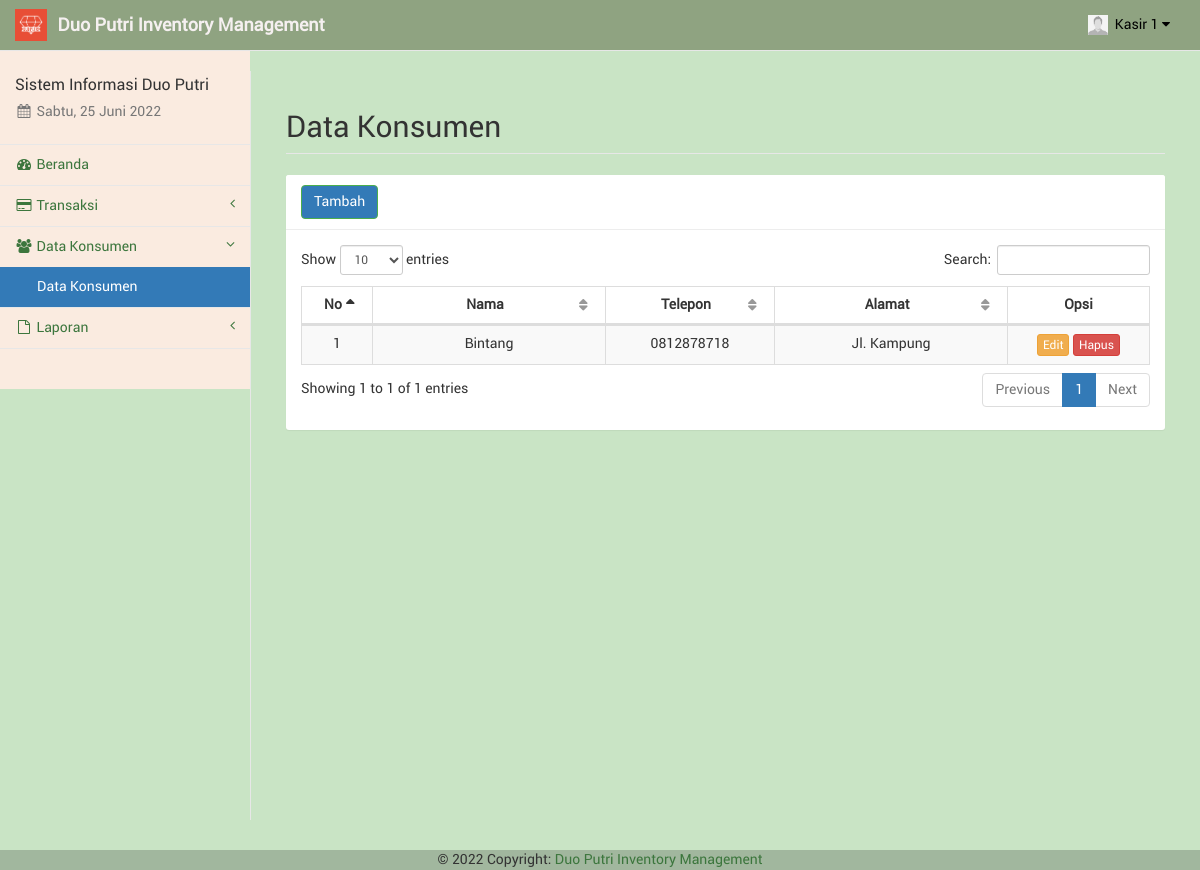
Page /kasir/konsumen.php (signed in) on the committed database.
### tables this page shows
CREATE TABLE `kasir` (
  `id_kasir` int(11) NOT NULL,
  `nama_kasir` varchar(50) NOT NULL,
  `telp_kasir` varchar(20) NOT NULL,
  `user_kasir` varchar(50) NOT NULL,
  `pass_kasir` varchar(100) NOT NULL,
  `foto_kasir` text NOT NULL,
  `id_adm` int(11) NOT NULL
);

CREATE TABLE `konsumen` (
  `id_kon` int(11) NOT NULL,
  `nama_kon` varchar(50) NOT NULL,
  `telp_kon` varchar(20) NOT NULL,
  `alamat_kon` text NOT NULL
);

### kasir/sess_check.php (called while the page is built, shortened)
<?php
	$chk_sess = $_SESSION['kasir'];
	include("dist/config/koneksi.php");
	$sql_sess = "SELECT * FROM kasir WHERE id_kasir='". $chk_sess ."'";
	$ress_sess = mysqli_query($conn, $sql_sess);
	$row_sess = mysqli_fetch_array($ress_sess);
	$sess_kasirname = $row_sess['nama_kasir'];
	$sess_kasirfoto = $row_sess['foto_kasir'];
?>

### kasir/konsumen.php (the view, shortened to what this page needs)
<?php
include("sess_check.php");
$pagedesc = "Data Konsumen";
include("layout_top.php");
?>
<div id="page-wrapper" style="background-color: #C9E4C5;">
	<div class="container-fluid">
		<div class="row">
			<div class="col-lg-12">
				<h1 class="page-header">Data Konsumen</h1>
			</div>
		</div>
		<div class="row">
			<div class="col-lg-12"><?php include("layout_alert.php"); ?></div>
		</div>
		<div class="row">
			<div class="col-lg-12">
				<div class="panel panel-default">
					<div class="panel-heading">
						<a href="konsumen_tambah.php" class="btn btn-success">Tambah</a>
					</div>
					<div class="panel-body">
						<table class="table table-striped table-bordered table-hover" id="tabel-data">
							<thead>
								<tr>
									<th width="1%">No</th>
									<th width="10%">Nama</th>
									<th width="5%">Telepon</th>
									<th width="10%">Alamat</th>
									<th width="5%">Opsi</th>
								</tr>
							</thead>
							<tbody>
								<?php
								$i = 1;
								$sql = "SELECT * FROM konsumen WHERE id_kon!='0' ORDER BY nama_kon ASC";
								$ress = mysqli_query($conn, $sql);
								while ($data = mysqli_fetch_array($ress)) {
									echo '<tr>';
									echo '<td class="text-center">' . $i . '</td>';
									echo '<td class="text-center">' . $data['nama_kon'] . '</td>';
									echo '<td class="text-center">' . $data['telp_kon'] . '</td>';
									echo '<td class="text-center">' . $data['alamat_kon'] . '</td>';
									echo '<td class="text-center">
													  <a href="konsumen_edit.php?kon=' . $data['id_kon'] . '" class="btn btn-warning btn-xs">Edit</a>'; ?>
									<a href="konsumen_hapus.php?kon=<?php echo $data['id_kon']; ?>" onclick="return confirm('Apakah anda yakin akan menghapus <?php echo $data['nama_kon']; ?>?');" class="btn btn-danger btn-xs">Hapus</a></td>
								<?php
									echo '</tr>';
									$i++;
								}
								?>
							</tbody>
						</table>
					</div>
				</div>
			</div>
		</div>
	</div>
</div>
<?php
include("layout_bottom.php");
?>

### kasir/layout_top.php (shortened to what this page needs)
<?php
$haries = array("Sunday" => "Minggu", "Monday" => "Senin", "Tuesday" => "Selasa", "Wednesday" => "Rabu", "Thursday" => "Kamis", "Friday" => "Jum'at", "Saturday" => "Sabtu");
$bulans = array("", "Januari", "Februari", "Maret", "April", "Mei", "Juni", "Juli", "Agustus", "September", "Oktober", "November", "Desember");
$hari_ini = $haries[date("l")];
$bulan_ini = $bulans[date("n")];
$tanggal = date("d");
$tahun = date("Y");
?>
<!DOCTYPE html>
<html lang="en">
<head>
	<link href="libs/bootstrap/dist/css/bootstrap.min.css" rel="stylesheet">
	<link href="libs/metisMenu/dist/metisMenu.min.css" rel="stylesheet">
	<link href="libs/datatables-plugins/integration/bootstrap/3/dataTables.bootstrap.css" rel="stylesheet">
	<link href="libs/datatables-responsive/css/dataTables.responsive.css" rel="stylesheet">
	<link href="dist/css/sb-admin-2.css" rel="stylesheet">
	<link href="dist/css/offline-font.css" rel="stylesheet">
	<link href="dist/css/custom.css" rel="stylesheet">
	<link href="libs/font-awesome/css/font-awesome.min.css" rel="stylesheet" type="text/css">
</head>
<body style="background-color: #C9E4C5 ;">
	<div id="wrapper" style="background-color: #C9E4C5;">
		<nav class="navbar navbar-default navbar-static-top" style="background-color: #8fa381 ;" role="navigation" style="margin-bottom: 0">
			<div class="navbar-header">
				<a class="navbar-brand hidden-xs" href="index.php">
					<img src="foto/logo.png" alt="brand" width="32" class="float-left image-brand">
					<div class="float-right">&nbsp;<strong style="color: #f5f0f0;">Duo Putri Inventory Management</strong></div>
				</a>
			</div>
			<ul class="nav navbar-top-links navbar-right">
				<li class="dropdown dropdown-right">
					<a class="dropdown-toggle" style="color: black; " data-toggle="dropdown" href="#">
						<img src="../foto/<?php echo $sess_kasirfoto; ?>" width="20px" height="20px" padding="0px">&nbsp;&nbsp;<?php echo ucfirst($sess_kasirname); ?>&nbsp;<i class="fa fa-caret-down"></i>
					</a>
				</li>
			</ul>
			<div class="navbar-default sidebar" role="navigation" style="background-color: #FAEBE0;">
				<div class="sidebar-nav navbar-collapse">
					<ul class="nav" id="side-menu">
						<li class="sidebar-search">
							<h4>Sistem Informasi Duo Putri</h4>
							<h5 class="text-muted"><i class="fa fa-calendar fa-fw"></i>&nbsp;<?php echo $hari_ini . ", " . $tanggal . " " . $bulan_ini . " " . $tahun ?></h5>
						</li>
						<?php
						if ($pagedesc == "Beranda") {
							echo '<li><a href="index.php" class="active"><i class="fa fa-tachometer fa-fw"></i>&nbsp;Beranda</a></li>';
						} else {
							echo '<li><a href="index.php"><i class="fa fa-tachometer fa-fw"></i>&nbsp;Beranda</a></li>';
						}
						if (isset($menuparent) && $menuparent == "transaksi") {
							echo '<li class="active">';
						} else {
							echo '<li>';
						}
						?>
						<a href="#"><i class="fa fa-credit-card fa-fw"></i>&nbsp;Transaksi<span class="fa arrow"></span></a>
						</li>
						<?php
						if (isset($menuparent) && $menuparent == "konsumen") {
							echo '<li class="active">';
						} else {
							echo '<li>';
						}
						?>
						<a href="#"><i class="fa fa-group fa-fw"></i>&nbsp;Data Konsumen<span class="fa arrow"></span></a>
						<ul class="nav nav-second-level">
							<?php
							if ($pagedesc == "Data Konsumen") {
								echo '<li><a href="konsumen.php" class="active">Data Konsumen</a></li>';
							} else {
								echo '<li><a href="konsumen.php">Data Konsumen</a></li>';
							}
							?>
						</ul>
						<?php
						if (isset($menuparent) && $menuparent == "laporan") {
							echo '<li class="active">';
						} else {
							echo '<li>';
						}
						?>
						<a href="#"><i class="fa fa-file-o fa-fw"></i>&nbsp;Laporan<span class="fa arrow"></span></a>
						</li>
					</ul>
				</div>
			</div>
		</nav>

### rows in the picture
kasir: foto_kasir (picture), nama_kasir "Kasir 1"
konsumen: nama_kon "Bintang", telp_kon "0812878718", alamat_kon "Jl. Kampung"
